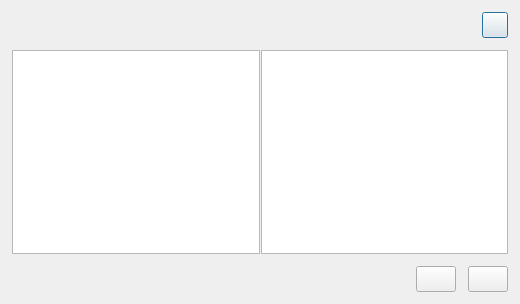
<?xml version="1.0" encoding="UTF-8"?>
<ui version="4.0">
    <class>RaptorCopyUser</class>
    <widget class="QDialog" name="RaptorCopyUser">
        <property name="geometry">
            <rect>
                <x>0</x>
                <y>0</y>
                <width>520</width>
                <height>304</height>
            </rect>
        </property>
        <property name="sizePolicy">
            <sizepolicy hsizetype="Preferred" vsizetype="Preferred">
                <horstretch>0</horstretch>
                <verstretch>0</verstretch>
            </sizepolicy>
        </property>
        <property name="minimumSize">
            <size>
                <width>520</width>
                <height>304</height>
            </size>
        </property>
        <property name="maximumSize">
            <size>
                <width>520</width>
                <height>304</height>
            </size>
        </property>
        <property name="windowTitle">
            <string>Dialog</string>
        </property>
        <layout class="QVBoxLayout" name="_CopyUserLayout">
            <property name="spacing">
                <number>0</number>
            </property>
            <property name="leftMargin">
                <number>0</number>
            </property>
            <property name="topMargin">
                <number>0</number>
            </property>
            <property name="rightMargin">
                <number>0</number>
            </property>
            <property name="bottomMargin">
                <number>0</number>
            </property>
            <item>
                <widget class="QWidget" name="_Stage" native="true">
                    <layout class="QVBoxLayout" name="_StageLayout">
                        <property name="spacing">
                            <number>0</number>
                        </property>
                        <property name="leftMargin">
                            <number>0</number>
                        </property>
                        <property name="topMargin">
                            <number>0</number>
                        </property>
                        <property name="rightMargin">
                            <number>0</number>
                        </property>
                        <property name="bottomMargin">
                            <number>0</number>
                        </property>
                        <item>
                            <widget class="QWidget" name="_Header" native="true">
                                <property name="minimumSize">
                                    <size>
                                        <width>0</width>
                                        <height>50</height>
                                    </size>
                                </property>
                                <property name="maximumSize">
                                    <size>
                                        <width>16777215</width>
                                        <height>50</height>
                                    </size>
                                </property>
                                <property name="styleSheet">
                                    <string notr="true"/>
                                </property>
                                <layout class="QHBoxLayout" name="_HeaderLayout" stretch="8,1,1">
                                    <property name="spacing">
                                        <number>12</number>
                                    </property>
                                    <property name="leftMargin">
                                        <number>12</number>
                                    </property>
                                    <property name="topMargin">
                                        <number>0</number>
                                    </property>
                                    <property name="rightMargin">
                                        <number>12</number>
                                    </property>
                                    <property name="bottomMargin">
                                        <number>0</number>
                                    </property>
                                    <item>
                                        <widget class="QLabel" name="_Title">
                                            <property name="styleSheet">
                                                <string notr="true"/>
                                            </property>
                                            <property name="text">
                                                <string/>
                                            </property>
                                        </widget>
                                    </item>
                                    <item>
                                        <spacer name="_HeaderSpacer">
                                            <property name="orientation">
                                                <enum>Qt::Horizontal</enum>
                                            </property>
                                            <property name="sizeHint" stdset="0">
                                                <size>
                                                    <width>40</width>
                                                    <height>20</height>
                                                </size>
                                            </property>
                                        </spacer>
                                    </item>
                                    <item>
                                        <widget class="QPushButton" name="_Close">
                                            <property name="minimumSize">
                                                <size>
                                                    <width>26</width>
                                                    <height>26</height>
                                                </size>
                                            </property>
                                            <property name="maximumSize">
                                                <size>
                                                    <width>26</width>
                                                    <height>26</height>
                                                </size>
                                            </property>
                                            <property name="styleSheet">
                                                <string notr="true"/>
                                            </property>
                                            <property name="text">
                                                <string/>
                                            </property>
                                            <property name="iconSize">
                                                <size>
                                                    <width>16</width>
                                                    <height>16</height>
                                                </size>
                                            </property>
                                        </widget>
                                    </item>
                                </layout>
                            </widget>
                        </item>
                        <item>
                            <widget class="QWidget" name="_Body" native="true">
                                <layout class="QHBoxLayout" name="_BodyLayout">
                                    <property name="spacing">
                                        <number>0</number>
                                    </property>
                                    <property name="leftMargin">
                                        <number>12</number>
                                    </property>
                                    <property name="topMargin">
                                        <number>0</number>
                                    </property>
                                    <property name="rightMargin">
                                        <number>12</number>
                                    </property>
                                    <property name="bottomMargin">
                                        <number>0</number>
                                    </property>
                                    <item>
                                        <widget class="QSplitter" name="_Splitter">
                                            <property name="orientation">
                                                <enum>Qt::Horizontal</enum>
                                            </property>
                                            <property name="handleWidth">
                                                <number>1</number>
                                            </property>
                                            <property name="childrenCollapsible">
                                                <bool>false</bool>
                                            </property>
                                            <widget class="QTableView" name="_ItemSourceView"/>
                                            <widget class="QTableView" name="_ItemTargetView"/>
                                        </widget>
                                    </item>
                                </layout>
                            </widget>
                        </item>
                        <item>
                            <widget class="QWidget" name="_Footer" native="true">
                                <property name="minimumSize">
                                    <size>
                                        <width>0</width>
                                        <height>50</height>
                                    </size>
                                </property>
                                <property name="maximumSize">
                                    <size>
                                        <width>16777215</width>
                                        <height>50</height>
                                    </size>
                                </property>
                                <layout class="QHBoxLayout" name="_FooterLayout">
                                    <property name="spacing">
                                        <number>12</number>
                                    </property>
                                    <property name="leftMargin">
                                        <number>12</number>
                                    </property>
                                    <property name="topMargin">
                                        <number>0</number>
                                    </property>
                                    <property name="rightMargin">
                                        <number>12</number>
                                    </property>
                                    <property name="bottomMargin">
                                        <number>0</number>
                                    </property>
                                    <item>
                                        <spacer name="_FooterSpacer">
                                            <property name="orientation">
                                                <enum>Qt::Horizontal</enum>
                                            </property>
                                            <property name="sizeHint" stdset="0">
                                                <size>
                                                    <width>40</width>
                                                    <height>20</height>
                                                </size>
                                            </property>
                                        </spacer>
                                    </item>
                                    <item>
                                        <widget class="QPushButton" name="_OK">
                                            <property name="minimumSize">
                                                <size>
                                                    <width>0</width>
                                                    <height>26</height>
                                                </size>
                                            </property>
                                            <property name="maximumSize">
                                                <size>
                                                    <width>16777215</width>
                                                    <height>26</height>
                                                </size>
                                            </property>
                                            <property name="styleSheet">
                                                <string notr="true"/>
                                            </property>
                                            <property name="text">
                                                <string/>
                                            </property>
                                        </widget>
                                    </item>
                                    <item>
                                        <widget class="QPushButton" name="_Cancel">
                                            <property name="minimumSize">
                                                <size>
                                                    <width>0</width>
                                                    <height>26</height>
                                                </size>
                                            </property>
                                            <property name="maximumSize">
                                                <size>
                                                    <width>16777215</width>
                                                    <height>26</height>
                                                </size>
                                            </property>
                                            <property name="styleSheet">
                                                <string notr="true"/>
                                            </property>
                                            <property name="text">
                                                <string/>
                                            </property>
                                        </widget>
                                    </item>
                                </layout>
                            </widget>
                        </item>
                    </layout>
                </widget>
            </item>
        </layout>
    </widget>
    <resources/>
    <connections/>
</ui>
